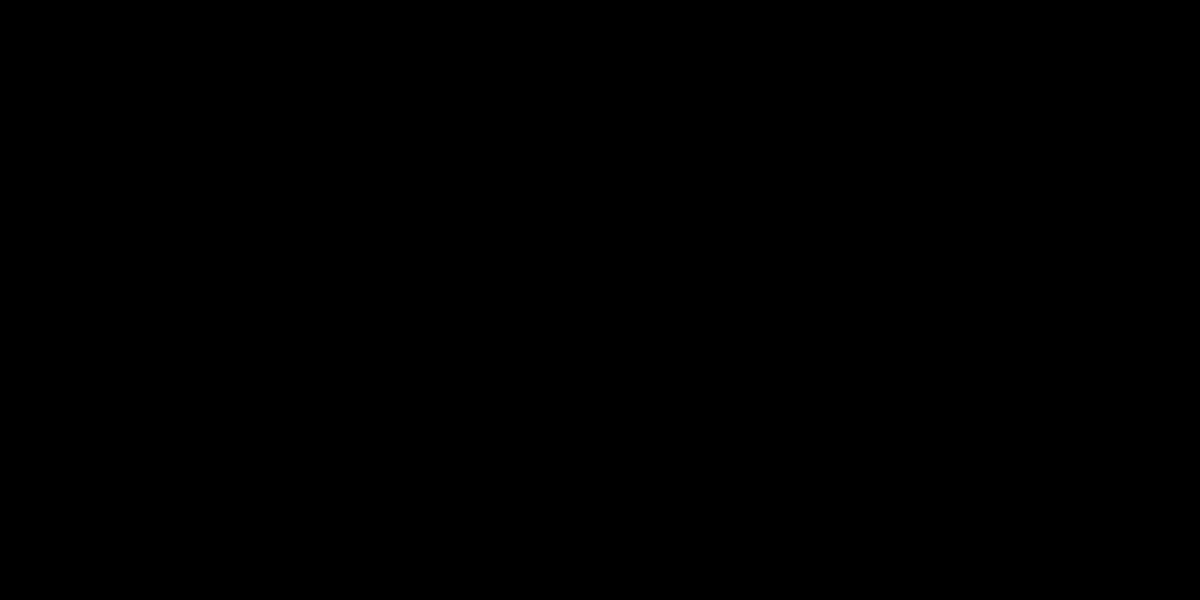
Frame 1 (no input)
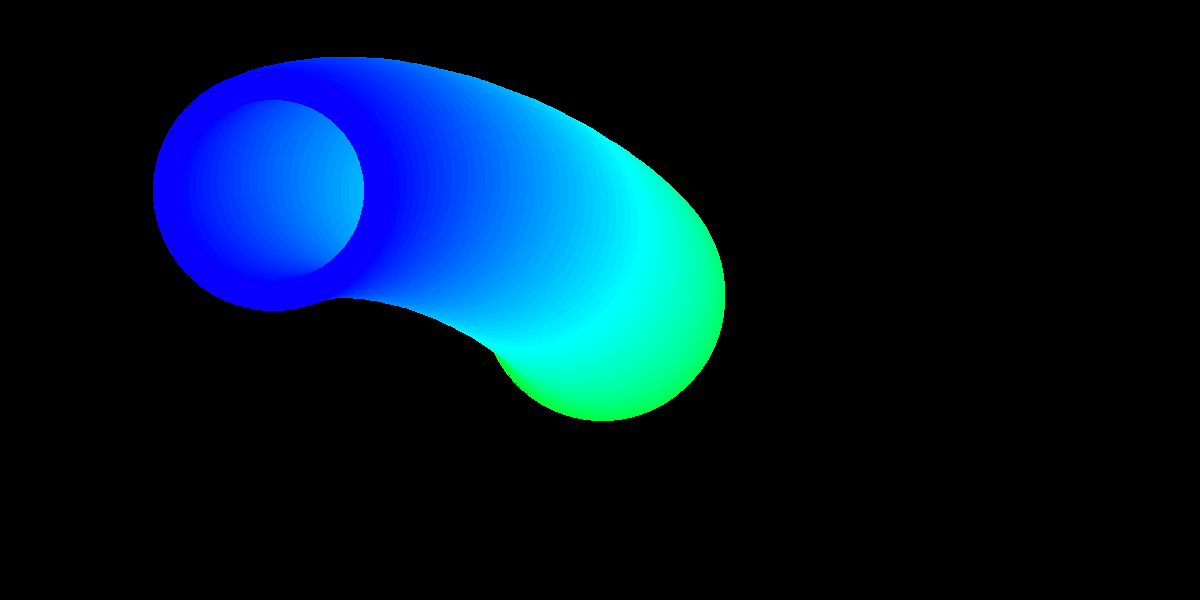
Frame 60 (no input)
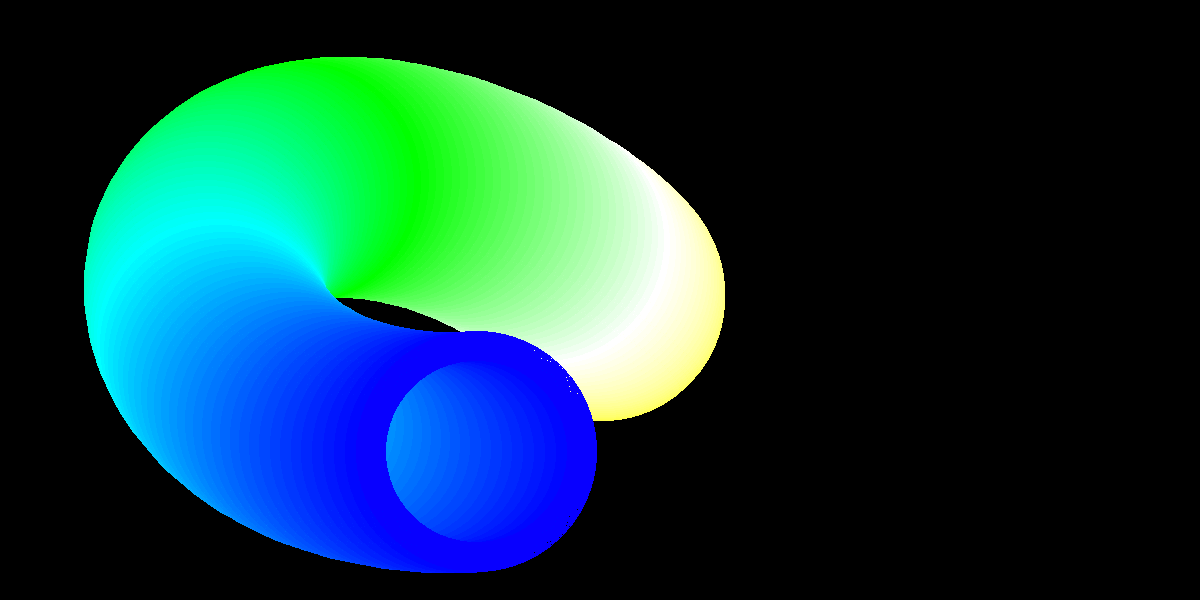
Frame 120 (the mouse pressed at the canvas centre since frame 60)

The p5.js sketch that drew these frames (run headless with seeded random() and noise() and a simulated clock; from frame 60 on, the mouse is pressed at the canvas centre):

// p5.js sketch
// ── sketch.js
let WIN_X = 1200;
let WIN_Y = 600;
let SHAPE_SIZE  = 120; //120;
let SHAPE_THICK = 30;//30;

let WIN_MARGIN  = 5 + SHAPE_SIZE / 2;
let WIN_CENTER_X = (WIN_X / 2);
let WIN_CENTER_Y = (WIN_Y / 2);
let WIN_SIZE_X = ((WIN_X - SHAPE_SIZE) / 2 - WIN_MARGIN);
let WIN_SIZE_Y = ((WIN_Y - SHAPE_SIZE) / 2 - WIN_MARGIN);

var g_col_idx = 0;
var g_angle = 0;


function setup() {
  pixelDensity(1);
  angleMode(DEGREES);
  createCanvas(WIN_X, WIN_Y);
  p = createP();
  background(220);
  init_pal();
  b_cls();
}

function draw() {
  let x, y;
  
  if (g_col_idx >= 255) g_col_idx = 1;
  x = round((sin(g_angle*180/130) * cos((g_angle + 90)*180/200)) * WIN_SIZE_X) + (WIN_CENTER_X);
  y = round((sin(g_angle) * cos((g_angle + 45)*180/84)) * WIN_SIZE_Y) + (WIN_CENTER_Y);
  b_circle_thick(x, y, SHAPE_SIZE, SHAPE_THICK, g_col_idx);
  blit(255 - g_col_idx);
  g_col_idx++;
  g_angle += 1;
  p.html("FPS: " + round(frameRate()));
}
// ── backbuf.js
var pal = [];
var buf = [];

function b_plot(x, y, c) {
  if ((x >= 0) && (y >= 0) && (x < WIN_X) && (y < WIN_Y))
    buf[round(x) + round(y) * WIN_X] = c;
}

function b_cls() {
  for (let i = 0; i < WIN_X*WIN_Y; i++) {
    buf[i] = 0;
  }
}

function b_test() {
  for (let x = 0; x < WIN_X; x++) {
    for (let y = 0; y < WIN_Y; y++) {
      b_plot(x, y, (x + y) % 256);
    }
  }
}


function b_circle(x, y, radius, c)
{
  let a, b;
  for (let angle = 0; angle < 45; angle += 0.3)
    {
      a = radius * cos(angle);
      b = radius * sin(angle);
      
      b_plot(x + a, y + b, c);
      b_plot(x - a, y + b, c);
      b_plot(x + a, y - b, c);
      b_plot(x - a, y - b, c);

      b_plot(x + b, y + a, c);
      b_plot(x - b, y + a, c);
      b_plot(x + b, y - a, c);
      b_plot(x - b, y - a, c);

    }
}

function b_circle_thick(x, y, radius, thickness, col)
{
  for (let i = 0; i < thickness; i += 1)
    {
      b_circle(x, y, radius - i, col);
    }
}


function init_pal() {
  for (let i = 0; i < 32; i++)
    {
      //   0 blue   (  0,  0,255) --> purple (255,  0,255)  31
      //  32 purple (255,  0,255) --> red    (255,  0,  0)  63
      //  64 red    (255,  0,  0) --> orange (255,128,  0)  95
      //  96 orange (255,128,  0) --> yellow (255,255,  0) 127
      // 128 yellow (255,255,  0) --> white  (255,255,255) 159
      // 160 white  (255,255,255) --> lime   (  0,255,  0) 191
      // 192 lime   (  0,255,  0) --> blue sky (0,255,255) 223
      // 224 blue sky (0,255,255) --> blue   (  0,  0,255) 255

      pal[i]       = color(i * 8, 0, 255);
      pal[i +  32] = color(255, 0, 255 - (i * 8));
      pal[i +  64] = color(255, i * 4, 0);
      pal[i +  96] = color(255, 128 + i * 4, 0);
      pal[i + 128] = color(255, 255, i * 8);
      pal[i + 160] = color(255-(i * 8), 255, 255 - (i * 8));
      pal[i + 192] = color(0, 255, i * 8);
      pal[i + 224] = color(0, 255 - (i * 8), 255);
    
    }

  // black
  
  pal[0] = color(0, 0, 0);
}

function blit(deca) {
  loadPixels();
  for (let i = 0; i < (WIN_X * WIN_Y); i++) {
    let addr, col_idx, col;
    
    col_idx = buf[i];
    if (col_idx > 0) {
      col = pal[1 + ((col_idx + deca) % 255)].levels;
    }
    else {
      col = pal[0].levels;
    }
    addr = i * 4;
    pixels[addr + 0] = col[0];
    pixels[addr + 1] = col[1];
    pixels[addr + 2] = col[2];
  }
  updatePixels();
}

// ── style.css
html, body {
  margin: 0;
  padding: 0;
  background-color: #000000;
  color: #FFFFFF;
}
canvas {
  display: block;
}
0
